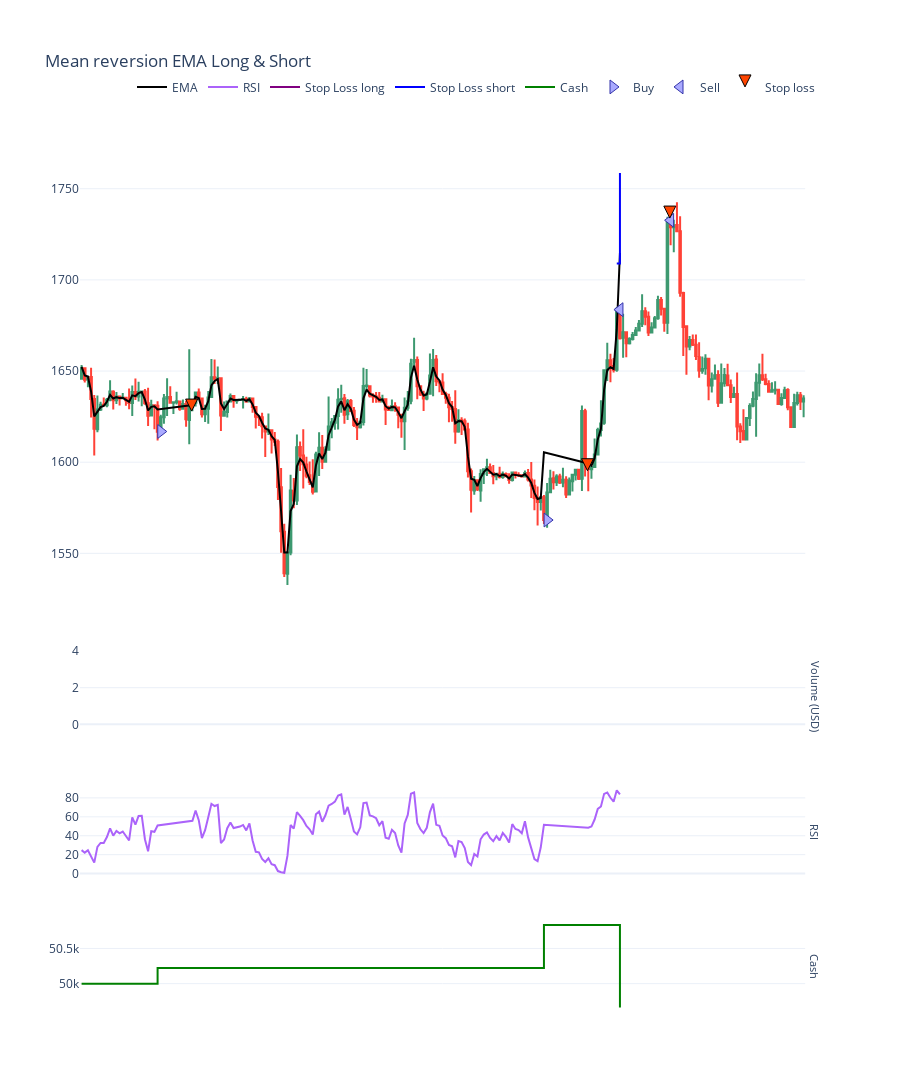

The notebook cell this image was saved under:
### Code cell
from tradeexecutor.visual.single_pair import visualise_single_pair, visualise_single_pair_positions_with_duration_and_slippage
from tradingstrategy.charting.candle_chart import VolumeBarMode

figure = visualise_single_pair(
    state,
    universe.universe.candles,
    start_at=START_AT,
    end_at=END_AT,
    volume_bar_mode=VolumeBarMode.separate,
    volume_axis_name="Volume (USD)",
    height = 1300,
)

figure.show()

### Figure 1 — Plotly figure (JSON) as saved in the notebook; plotly's stock layout.template omitted (floating-point values rounded to 4 significant figures; data arrays with more than 128 entries replaced by an {"elided": "..."} marker saying what was removed)
{"data": [{"marker": {"color": "rgba(128,128,128,0.5)"}, "showlegend": false, "type": "bar", "x": {"elided": "229 str values"}, "xaxis": "x", "y": {"elided": "229 null values"}, "yaxis": "y2"}, {"close": {"elided": "229 float values"}, "high": {"elided": "229 float values"}, "hoverinfo": "text", "low": {"elided": "229 float values"}, "open": {"elided": "229 float values"}, "showlegend": false, "text": {"elided": "229 str values"}, "type": "candlestick", "x": {"elided": "229 str values"}, "xaxis": "x", "yaxis": "y"}, {"line": {"color": "black", "shape": "linear"}, "mode": "lines", "name": "EMA", "type": "scatter", "x": {"elided": "149 str values"}, "xaxis": "x", "y": {"elided": "149 float values"}, "yaxis": "y"}, {"line": {"shape": "linear"}, "mode": "lines", "name": "RSI", "type": "scatter", "x": {"elided": "149 str values"}, "xaxis": "x", "y": {"elided": "149 float values"}, "yaxis": "y3"}, {"line": {"color": "purple", "shape": "hv"}, "mode": "lines", "name": "Stop Loss long", "type": "scatter", "x": {"elided": "149 str values"}, "xaxis": "x", "y": {"elided": "149 null values"}, "yaxis": "y"}, {"line": {"color": "blue", "shape": "hv"}, "mode": "lines", "name": "Stop Loss short", "type": "scatter", "x": {"elided": "149 str values"}, "xaxis": "x", "y": {"elided": "149 float values"}, "yaxis": "y"}, {"line": {"color": "green", "shape": "hv"}, "mode": "lines", "name": "Cash", "type": "scatter", "x": {"elided": "149 str values"}, "xaxis": "x", "y": {"elided": "149 float values"}, "yaxis": "y4"}, {"hoverinfo": "text", "marker": {"color": "#aaaaff", "line": {"color": "#3333aa", "width": 1}, "size": 12, "symbol": "triangle-right"}, "mode": "markers", "name": "Buy", "text": ["------------------------------------------------------------<br>Buy WETH<br><br>Executed at: 2023-09-05 04:00:00<br>Value: 37500.0000 USD<br>Quantity: 23.181698 WETH<br>Executed at price: 1617.6554 WETH / USD<br>Fees paid: $18.75", "------------------------------------------------------------<br>Buy WETH<br><br>Executed at: 2023-09-25 12:00:00<br>Value: 37666.4182 USD<br>Quantity: 24.005659 WETH<br>Executed at price: 1569.0642 WETH / USD<br>Fees paid: $18.83"], "type": "scatter", "x": ["2023-09-05T04:00:00", "2023-09-25T12:00:00"], "xaxis": "x", "y": [1617.0, 1568.0], "yaxis": "y"}, {"hoverinfo": "text", "marker": {"color": "#aaaaff", "line": {"color": "#3333aa", "width": 1}, "size": 12, "symbol": "triangle-left"}, "mode": "markers", "name": "Sell", "text": ["------------------------------------------------------------<br>Sell WETH<br><br>Executed at: 2023-10-02 00:00:00<br>Value: 37246.4867 USD<br>Quantity: 21.507103 WETH<br>Executed at price: 1731.8226 WETH / USD<br>Fees paid: $18.62", "------------------------------------------------------------<br>Sell WETH<br><br>Executed at: 2023-09-29 08:00:00<br>Value: 38124.8967 USD<br>Quantity: 22.655252 WETH<br>Executed at price: 1682.8282 WETH / USD<br>Fees paid: $19.06"], "type": "scatter", "x": ["2023-10-02T00:00:00", "2023-09-29T08:00:00"], "xaxis": "x", "y": [1733.0, 1684.0], "yaxis": "y"}, {"hoverinfo": "text", "marker": {"color": "orangered", "line": {"color": "black", "width": 1}, "size": 12, "symbol": "arrow-down"}, "mode": "markers", "name": "Stop loss", "text": ["------------------------------------------------------------<br>Stop loss WETH<br><br>Triggered at: 1629.9131 WETH / USD<br>Executed at: 2023-09-06 19:00:00<br>Value: 37721.8910 USD<br>Quantity: 23.181698 WETH<br>Executed at price: 1627.2272 WETH / USD<br>Fees paid: $18.87", "------------------------------------------------------------<br>Stop loss WETH<br><br>Triggered at: 1611.7609 WETH / USD<br>Executed at: 2023-09-27 15:00:00<br>Value: 38277.7229 USD<br>Quantity: 24.005659 WETH<br>Executed at price: 1594.5292 WETH / USD<br>Fees paid: $19.15", "------------------------------------------------------------<br>Stop loss WETH<br><br>Triggered at: 1708.9250 WETH / USD<br>Executed at: 2023-10-01 23:00:00<br>Value: 39267.6038 USD<br>Quantity: 22.658284 WETH<br>Executed at price: 1733.0352 WETH / USD<br>Fees paid: $19.64"], "type": "scatter", "x": ["2023-09-06T19:00:00", "2023-09-27T15:00:00", "2023-10-01T23:00:00"], "xaxis": "x", "y": [1628.0, 1595.0, 1734.0], "yaxis": "y"}, {"hoverinfo": "text", "marker": {"color": "lightgreen", "line": {"color": "black", "width": 1}, "size": 12, "symbol": "arrow-up"}, "mode": "markers", "name": "Take profit", "text": [], "type": "scatter", "x": [], "xaxis": "x", "y": [], "yaxis": "y"}], "layout": {"annotations": [{"font": {"size": 11}, "showarrow": false, "text": "Volume (USD)", "textangle": 90, "x": 0.98, "xanchor": "left", "xref": "paper", "y": 0.3656, "yanchor": "middle", "yref": "paper"}, {"font": {"size": 11}, "showarrow": false, "text": "RSI", "textangle": 90, "x": 0.98, "xanchor": "left", "xref": "paper", "y": 0.2094, "yanchor": "middle", "yref": "paper"}, {"font": {"size": 11}, "showarrow": false, "text": "Cash", "textangle": 90, "x": 0.98, "xanchor": "left", "xref": "paper", "y": 0.05313, "yanchor": "middle", "yref": "paper"}], "height": 1300, "hovermode": "x unified", "legend": {"orientation": "h", "x": 1, "xanchor": "right", "y": 1.09, "yanchor": "top"}, "margin": {"t": 150}, "title": {"text": "Mean reversion EMA Long & Short", "y": 0.95}, "xaxis": {"anchor": "y", "domain": [0, 0.98], "matches": "x4", "rangeslider": {"visible": false}, "showticklabels": false}, "xaxis2": {"anchor": "y2", "domain": [0, 0.98], "matches": "x4", "rangeslider": {"visible": false}, "showticklabels": false}, "xaxis3": {"anchor": "y3", "domain": [0, 0.98], "matches": "x4", "rangeslider": {"visible": false}, "showticklabels": false}, "xaxis4": {"anchor": "y4", "domain": [0, 0.98], "rangeslider": {"visible": false}}, "yaxis": {"anchor": "x", "domain": [0.4688, 1], "showspikes": true, "spikedash": "dot", "spikemode": "across", "spikesnap": "cursor", "spikethickness": 1}, "yaxis2": {"anchor": "x2", "domain": [0.3125, 0.4188], "showspikes": true, "spikedash": "dot", "spikemode": "across", "spikesnap": "cursor", "spikethickness": 1}, "yaxis3": {"anchor": "x3", "domain": [0.1563, 0.2625], "showspikes": true, "spikedash": "dot", "spikemode": "across", "spikesnap": "cursor", "spikethickness": 1}, "yaxis4": {"anchor": "x4", "domain": [0, 0.1063], "showspikes": true, "spikedash": "dot", "spikemode": "across", "spikesnap": "cursor", "spikethickness": 1}}}
